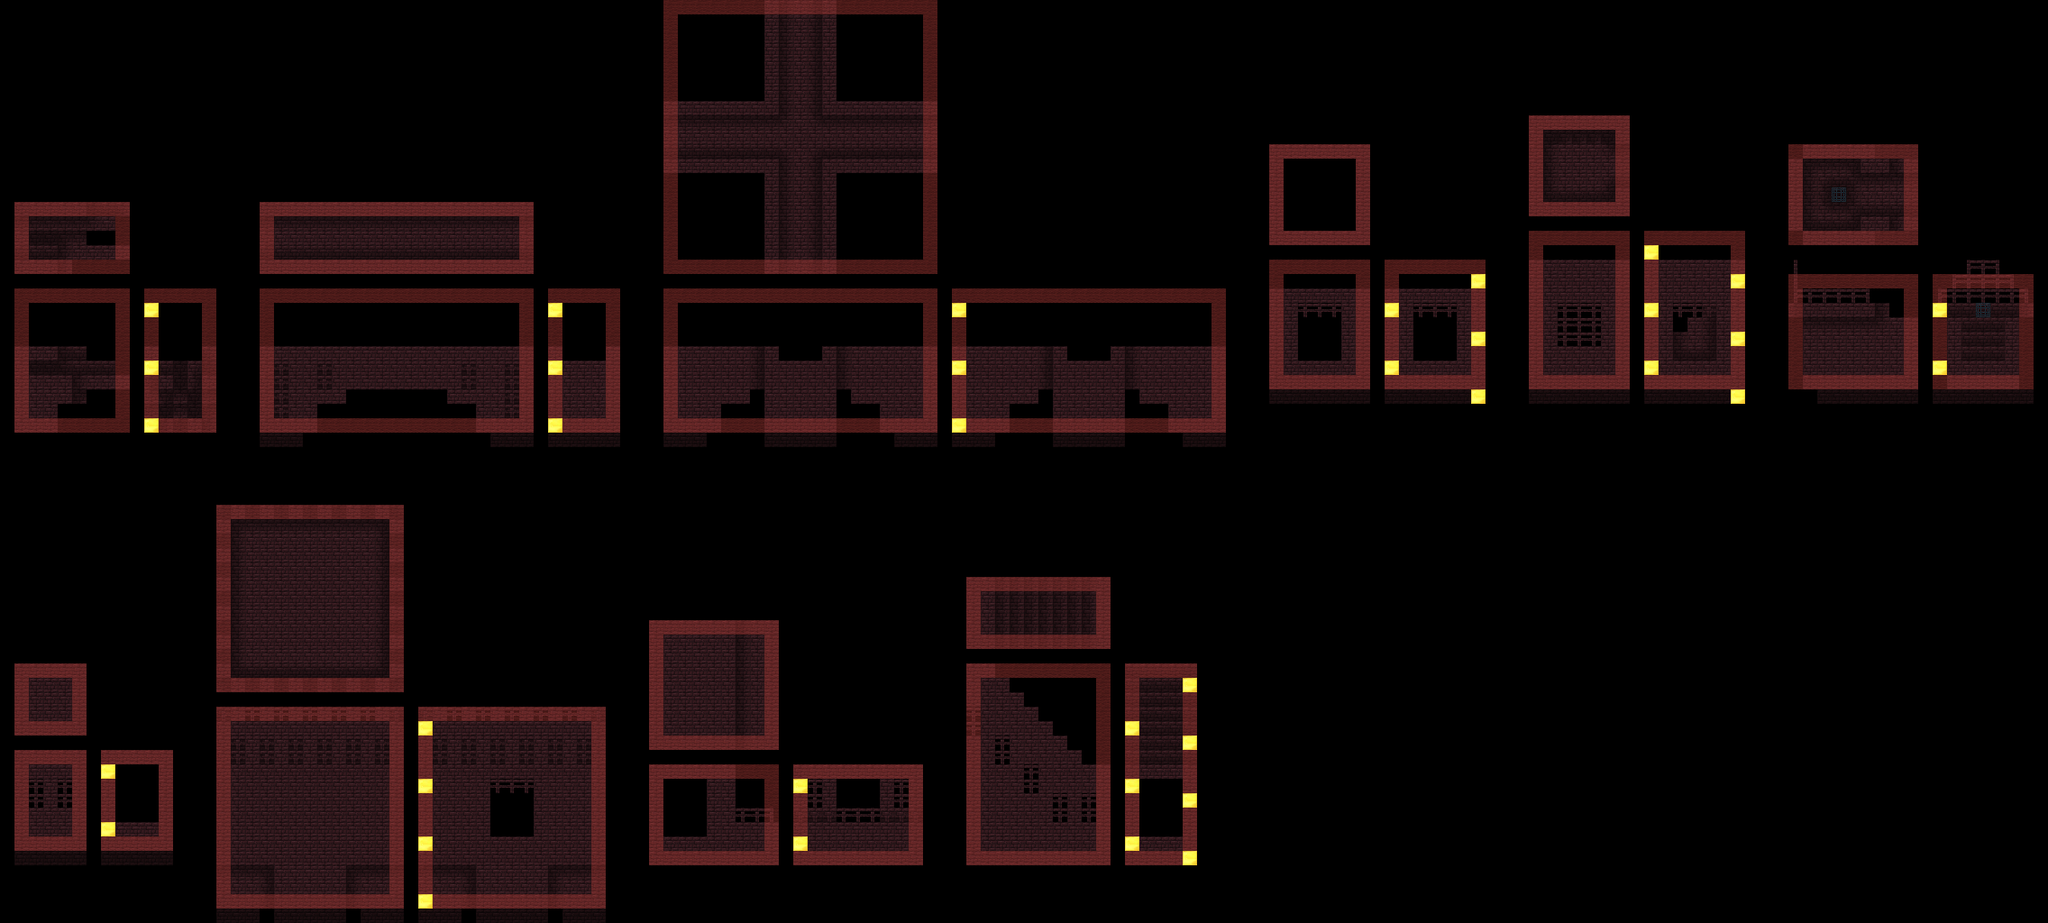

This is a level from a 2D game, rendered from its Tiled map with the project's own tilesets. A one-line summary and the map file follow, with tile-layer data summarised:
An orthogonal 142x64 tile map with 16x16 px tiles, 7 tile layers (Foundations, Tile Layer 1, Shadows, Tile Layer 2, ...), 1 image layer.

<map version="1.0" orientation="orthogonal" renderorder="right-down" width="142" height="64" tilewidth="16" tileheight="16" nextobjectid="1">
 <tileset firstgid="1" name="nether-tiles" tilewidth="16" tileheight="16" tilecount="30" columns="5">
  <image source="nether-tiles.png" width="80" height="96" />
 </tileset>
 <layer name="Foundations" width="142" height="64" opacity="0.5">
  <data>[9088 cells, 156 non-empty, 1 distinct tile ids]</data>
 </layer>
 <layer name="Tile Layer 1" width="142" height="64">
  <data>[9088 cells, 2076 non-empty, 5 distinct tile ids]</data>
 </layer>
 <layer name="Shadows" width="142" height="64">
  <data>[9088 cells, 459 non-empty, 15 distinct tile ids]</data>
 </layer>
 <layer name="Tile Layer 2" width="142" height="64">
  <data>[9088 cells, 64 non-empty, 4 distinct tile ids]</data>
 </layer>
 <layer name="Bounding Boxes" width="142" height="64" opacity="0.5">
  <data>[9088 cells, 1032 non-empty, 1 distinct tile ids]</data>
 </layer>
 <layer name="Platforms" width="142" height="64">
  <data>[9088 cells, 37 non-empty, 1 distinct tile ids]</data>
 </layer>
 <layer name="Annotations" width="142" height="64">
  <data>[9088 cells, 30 non-empty, 3 distinct tile ids]</data>
 </layer>
 <imagelayer name="Text" offsetx="16" offsety="16">
  <image source="nether-text.png" width="426" height="75" />
 </imagelayer>
</map>